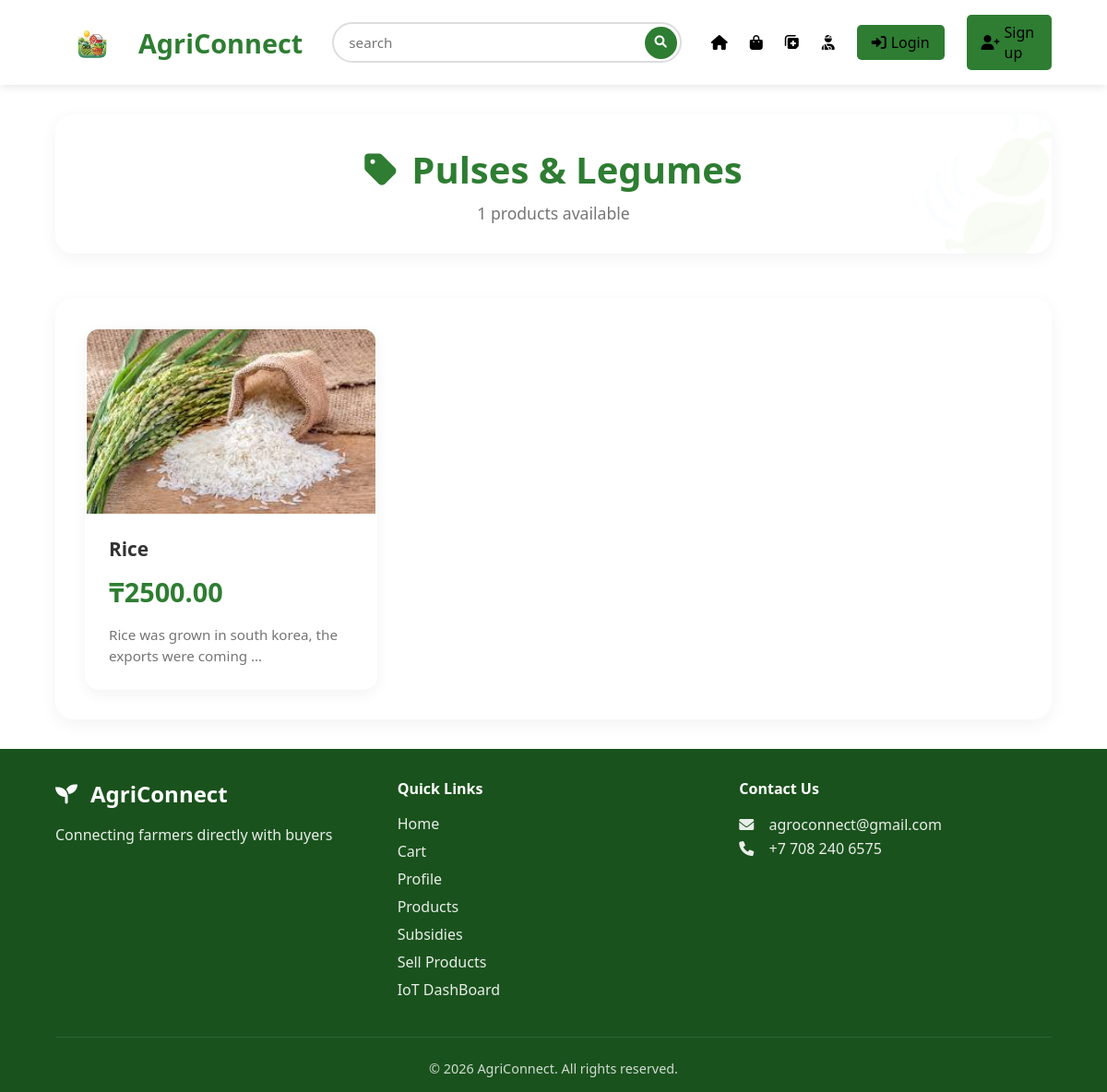
The app's page /category/2/ with its own data.
### farmer_app/models.py (models this page shows, shortened)
class Categories(models.Model):
    name = models.CharField(max_length=255)
    image = models.ImageField(upload_to="category_images/", blank=True, null=True)
    excerpt = models.CharField(max_length=500, null=True, blank=True)

class Products(models.Model):
    image = models.ImageField(upload_to="products/", null=True, blank=True)
    farmer = models.ForeignKey(Farmer, on_delete=models.CASCADE)
    name = models.CharField(max_length=120)
    slug = AutoSlugField(populate_from='name', unique=True, always_update=False)
    price = models.DecimalField(
        max_digits=10,
        decimal_places=2,
        validators=[MinValueValidator(Decimal('0.01'))]
    )
    excerpt = models.CharField(max_length=200, null=True, blank=True)
    description = models.TextField()
    harvest_date = models.DateField(default=timezone.now)
    category = models.ForeignKey(Categories, on_delete=models.CASCADE)

### farmer_app/views.py (the view)
# urls.py: path('category/<int:id>/', views.category_products, name='category'),
def category_products(request, id):
    category = get_object_or_404(Categories, id=id)
    products = Products.objects.filter(category=category)
    return render(request, 'category.html', {
        'category': category,
        'products': products
    })

### farmer_app/templates/category.html (shortened to what this page needs)
{% extends "base.html" %}
{% load static %}
{% block extra_css %}
<link rel="stylesheet" href="{% static 'css/category.css' %}">
{% endblock %}
{% block content %}
<div class="category-header">
    <h1><i class="fas fa-tag"></i> {{ category.name }}</h1>
    <p class="product-count">{{ products.count }} products available</p>
</div>
<div class="products">
    {% for product in products %}
    <div class="product-card">
        <a href="{% url 'product-details' product.slug %}">
            <div class="product-image">
                <div class="image-placeholder">
                    {% if product.image %}
                        <img src="{{ product.image.url }}" alt="{{ product.name }}">
                    {% else %}
                        <i class="fas fa-seedling"></i>
                    {% endif %}
                </div>
            </div>
            <div class="product-info">
                <h3>{{ product.name }}</h3>
                <p class="product-price">₸{{ product.price|floatformat:2 }}</p>
                <p class="product-description">
                    {{ product.description|truncatewords:10 }}
                </p>
            </div>
        </a>
    </div>
    {% endfor %}
</div>
{% endblock %}

### farmer_app/static/css/base.css (style rules this page uses)
* { margin: 0; padding: 0; box-sizing: border-box; font-family: 'Segoe UI', Tahoma, Geneva, Verdana, sans-serif; }
body { background-color: #ffffff; color: #333; min-height: 100vh; display: flex; flex-direction: column; }
main > * { animation: fadeIn 0.5s ease-out; }

### farmer_app/static/css/category.css (style rules this page uses)
:root { --primary-green: #2e7d32; --light-green: #4caf50; --lighter-green: #a5d6a7; --white: #ffffff; --light-gray: #f8f9fa; --gray: #757575; --dark: #333333; }
.category-header { text-align: center; margin-bottom: 3rem; padding: 2rem; background-color: var(--white); border-radius: 20px; box-shadow: 0 5px 20px rgba(0, 0, 0, 0.05); position: relative; overflow: hidden; }
.category-header::before { content: '🍃'; position: absolute; top: -40px; right: -40px; font-size: 10rem; opacity: 0.05; animation: leafRotate 15s linear infinite; }
.category-header h1 { font-size: 2.5rem; color: var(--primary-green); margin-bottom: 0.5rem; display: flex; align-items: center; justify-content: center; gap: 1rem; position: relative; z-index: 1; }
.category-header h1 i { animation: leafPulse 2s ease-in-out infinite; }
.product-count { color: var(--gray); font-size: 1.1rem; font-weight: 500; position: relative; z-index: 1; }
.products { display: grid; grid-template-columns: repeat(auto-fill, minmax(280px, 1fr)); gap: 2rem; background-color: var(--white); padding: 2rem; border-radius: 20px; box-shadow: 0 5px 20px rgba(0, 0, 0, 0.05); }
.product-card { background: var(--white); border-radius: 15px; overflow: hidden; transition: all 0.4s ease; border: 2px solid transparent; position: relative; box-shadow: 0 5px 15px rgba(0, 0, 0, 0.05); animation: slideInUp 0.6s ease-out; }
.product-card::after { content: '🍃'; position: absolute; top: -60px; left: -60px; font-size: 6rem; opacity: 0; z-index: 1; transition: all 0.8s cubic-bezier(0.34, 1.56, 0.64, 1); pointer-events: none; }
.product-card a { text-decoration: none; color: inherit; display: block; height: 100%; }
.product-image { height: 200px; position: relative; overflow: hidden; }
.image-placeholder { width: 100%; height: 100%; background: linear-gradient(135deg, var(--lighter-green), var(--light-green)); display: flex; align-items: center; justify-content: center; transition: all 0.5s ease; }
.image-placeholder img { width: 100%; height: 100%; object-fit: cover; transition: transform 0.5s ease; }
.product-info { padding: 1.5rem; background: var(--white); }
.product-info h3 { color: var(--dark); font-size: 1.3rem; margin-bottom: 0.8rem; font-weight: 600; transition: color 0.3s ease; }
.product-price { font-size: 1.8rem; font-weight: 700; color: var(--primary-green); margin-bottom: 1rem; }
.product-description { color: var(--gray); font-size: 0.95rem; line-height: 1.5; margin-top: 0.5rem; }
.product-card:nth-child(1) { animation-delay: 0.1s; }

### records on screen
Categories: name "Pulses & Legumes"
Products: image (picture), name "Rice", price "2500.00", description "Rice was grown in south korea, the exports were coming …"

### other values on screen
{{ products.count }} "1"
